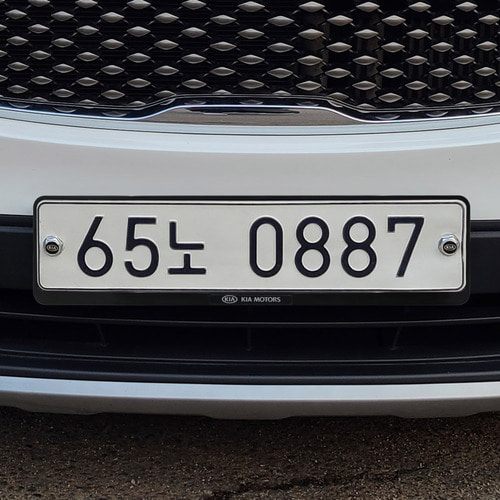
#> input picture numberplate/car4.jpg, 500 x 500 px
$ python -i start.py   (imports and definitions only)
#> lines starting #> are read from the running program, lines starting #| are printed output that depends on the picture
#> further down, picture is the input picture: shape (500, 500, 3); mean B, G, R 81.2, 78.8, 79.1
import cv2
import re
import pytesseract

CAM_INDEX = 0
FRAME_WIDTH = 1280
FRAME_HEIGHT = 720
MIN_OBJECT_AREA = 10000
WINDOW_NAME = "USB Camera"
PLATE_PATTERN = re.compile(r'\d{2,3}[가-힣]\d{4}')  # 한국 번호판 형식

ROI = (
    int(FRAME_WIDTH * 0.4),
    int(FRAME_HEIGHT * 0.25),
    int(FRAME_WIDTH * 0.5),
    int(FRAME_HEIGHT * 0.5),
)

# [136 lines left out: functions set_camera, roi_capture, not called in this run]

def preprocess(frame):
    captured = frame

    captured = cv2.cvtColor(captured, cv2.COLOR_BGR2GRAY)
    captured = cv2.GaussianBlur(captured, (5, 5), 0)
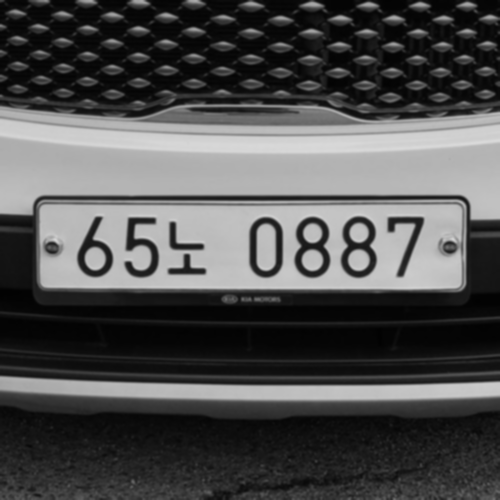
#> captured: shape (500, 500); min 1, max 218, mean 79.1
    captured = cv2.Canny(captured, 100, 100)
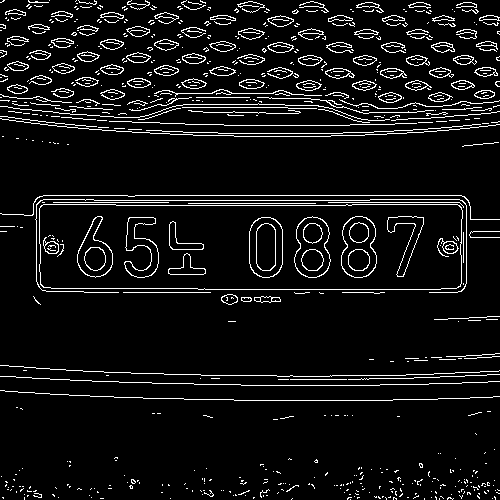
#> captured: shape (500, 500); 7.2% white in thin lines or dots
    _, captured = _, thresh = cv2.threshold(captured, 0, 255, cv2.THRESH_BINARY + cv2.THRESH_OTSU)

    return captured

def save_captured(frame):
    cv2.imwrite("images/captured.png", frame)


# [50 lines left out: functions find_plate_candidates, draw_candidates, ocr, not called in this run]


# [37 lines not run here, left out]


>>> import cv2
>>> picture = cv2.imread('../numberplate/car4.jpg')
>>> result = preprocess(picture)
